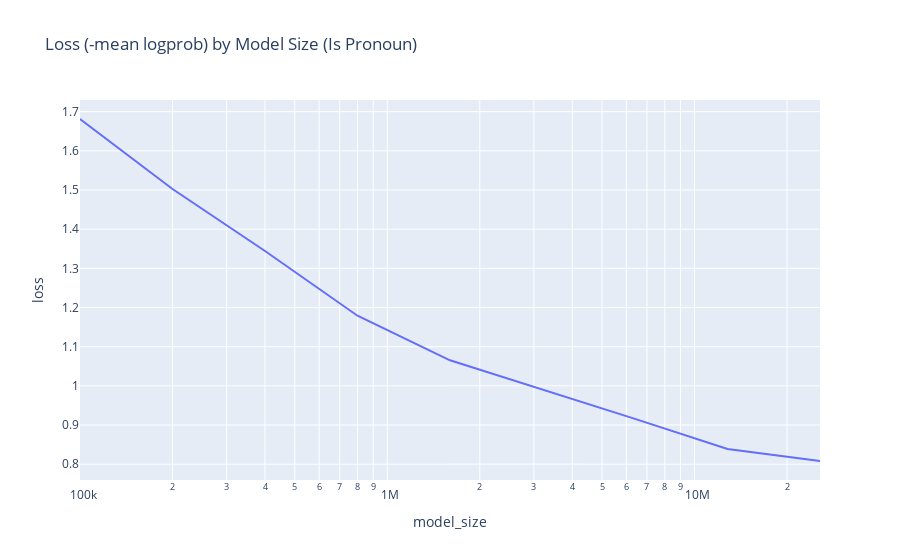
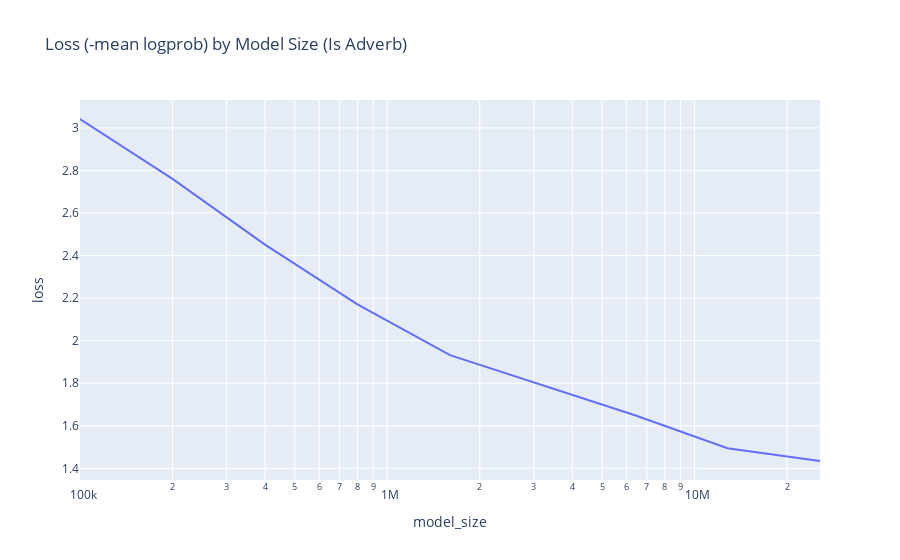

Notebook code for these charts, in order:
### Markdown cell above
## Build Visualization

### Code cell
import pandas as pd
import plotly.graph_objs as go
from ipywidgets import interact, Dropdown
import plotly.express as px

# Load your data
# df = pd.read_csv(dummy_csv_path)  # replace with your actual path
df = mtgs_df
mtgs_df["training_steps"] = 0

# dumb hack to avoid the first call to update_figure rendering a duplicate chart
_first_call = True


def get_model_size(model: str) -> float:
    # model names end in model size after dash, e.g. -100k or -25.6m
    size_str = model.split("-")[-1]
    if size_str[-1] == "k":
        return float(size_str[:-1]) * 1e3
    elif size_str[-1] == "m":
        return float(size_str[:-1]) * 1e6
    elif size_str[-1] == "b":
        return float(size_str[:-1]) * 1e9
    else:
        raise ValueError(f"Unknown size suffix: {size_str[-1]}")


# set model_size based on df["model"]
df["model_size"] = df["model"].apply(get_model_size)
df["loss"] = -df["mean_logprob"]

_first_call = True

# Function to create and update the figure
def update_figure(comparison_type, model_size, training_steps, token_group_desc):
    if comparison_type == "model_size":
        filtered_df = df[
            (df["training_steps"] == training_steps)
            & (df["token_group"] == token_group_desc)
        ]
        # update existing fig with line
        fig = go.FigureWidget(
            px.line(filtered_df, x="model_size", y="loss", title=f"Loss (-mean logprob) by Model Size ({token_group_desc})")
        )
    else:
        filtered_df = df[
            (df["model_size"] == model_size) & (df["token_group"] == token_group_desc)
        ]
        fig = go.FigureWidget(
            px.line(
                filtered_df,
                x="training_steps",
                y="loss",
                title="Loss (mean -logprob) by Training Steps",
            )
        )
    # set x axis to log scale
    fig.update_xaxes(type="log")

    global _first_call
    if _first_call:
        _first_call = False
    else:
        fig.show()


# Interactive widgets
comparison_type = Dropdown(options=["model_size", "training_steps"])
model_size = Dropdown(options=sorted(df["model_size"].unique()))
training_steps = Dropdown(options=sorted(df["training_steps"].unique()))
token_group_desc = Dropdown(options=df["token_group"].unique())

# only render the chart after all the widgets have been rendered
_ = interact(
    update_figure,
    comparison_type=comparison_type,
    model_size=model_size,
    training_steps=training_steps,
    token_group_desc=token_group_desc,
    __manual=True,
)

### Figure 1 — Plotly figure (JSON) as saved in the notebook; plotly's stock layout.template omitted (floating-point values rounded to 4 significant figures)
{"data": [{"hovertemplate": "model_size=%{x}<br>loss=%{y}<extra></extra>", "legendgroup": "", "line": {"color": "#636efa", "dash": "solid"}, "marker": {"symbol": "circle"}, "mode": "lines", "name": "", "orientation": "v", "showlegend": false, "type": "scatter", "uid": "bd4b5e6c-b199-44aa-82c7-61ad1bf3c8cf", "x": [100000, 200000, 400000, 800000, 1600000, 3200000, 6400000, 12800000, 25600000], "xaxis": "x", "y": [1.681, 1.503, 1.344, 1.179, 1.065, 0.9915, 0.9157, 0.8388, 0.8082], "yaxis": "y"}], "layout": {"legend": {"tracegroupgap": 0}, "title": {"text": "Loss (-mean logprob) by Model Size (Is Pronoun)"}, "xaxis": {"anchor": "y", "domain": [0, 1], "title": {"text": "model_size"}, "type": "log"}, "yaxis": {"anchor": "x", "domain": [0, 1], "title": {"text": "loss"}}}}

### Figure 2 — Plotly figure (JSON) as saved in the notebook; plotly's stock layout.template omitted (floating-point values rounded to 4 significant figures)
{"data": [{"hovertemplate": "model_size=%{x}<br>loss=%{y}<extra></extra>", "legendgroup": "", "line": {"color": "#636efa", "dash": "solid"}, "marker": {"symbol": "circle"}, "mode": "lines", "name": "", "orientation": "v", "showlegend": false, "type": "scatter", "uid": "69fe5944-4cc0-4107-94ab-18c4cb0dbc50", "x": [100000, 200000, 400000, 800000, 1600000, 3200000, 6400000, 12800000, 25600000], "xaxis": "x", "y": [3.042, 2.761, 2.451, 2.17, 1.932, 1.792, 1.649, 1.494, 1.434], "yaxis": "y"}], "layout": {"legend": {"tracegroupgap": 0}, "title": {"text": "Loss (-mean logprob) by Model Size (Is Adverb)"}, "xaxis": {"anchor": "y", "domain": [0, 1], "title": {"text": "model_size"}, "type": "log"}, "yaxis": {"anchor": "x", "domain": [0, 1], "title": {"text": "loss"}}}}
